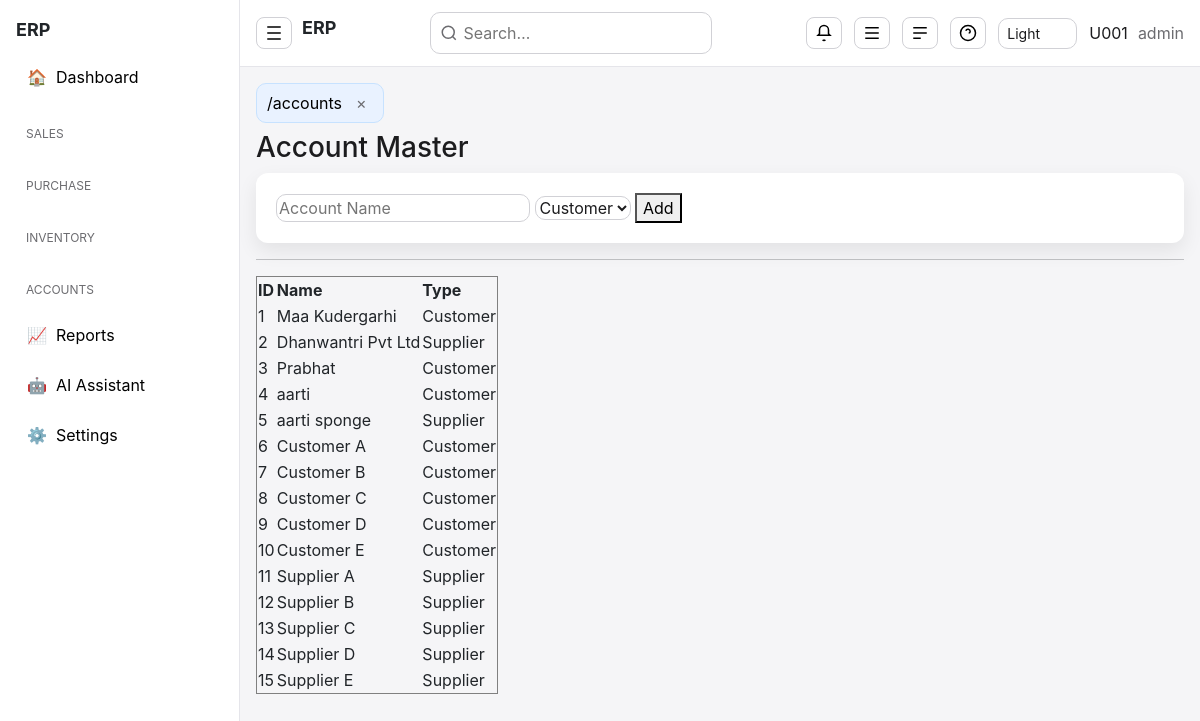
Screenshot of /accounts (signed in) with the database file from the repository.
### tables this page shows
CREATE TABLE acc_mast(
 acc_id INTEGER PRIMARY KEY AUTOINCREMENT,
 acc_name TEXT,
 acc_type TEXT
, mobile TEXT, pan TEXT, gstin TEXT, address TEXT, city TEXT, state TEXT);

### app.py (the view, shortened to what this page needs)
@app.route("/accounts", methods=["GET","POST"])
def accounts():
    if "user" not in session:
        return redirect("/")
    con = db()
    rows = con.execute("SELECT * FROM acc_mast").fetchall()
    return render_template("accounts.html", rows=rows)

### app.py (called while the page is built)
def db():
    con = getattr(g, "_db", None)
    if con is None:
        con = sqlite3.connect(DB)
        con.row_factory = sqlite3.Row
        g._db = con
    return con

### templates/accounts.html (shortened to what this page needs)
{% extends "base.html" %}
{% block content %}
<h3>Account Master</h3>
<form method="post">
<input name="name" placeholder="Account Name" required>
<select name="type">
<option>Customer</option>
</select>
<button>Add</button>
</form>
<hr>
<table border="1">
<tr>
<th>ID</th>
<th>Name</th>
<th>Type</th>
</tr>
{% for r in rows %}
<tr>
<td>{{r[0]}}</td>
<td>{{r[1]}}</td>
<td>{{r[2]}}</td>
</tr>
{% endfor %}
</table>
{% endblock %}

### static/css/style.css (style rules this page uses)
body { background:#f5f5f7; font-family: -apple-system,BlinkMacSystemFont, "Segoe UI",Roboto,Ubuntu; }
* { box-sizing:border-box }
body { --center-scale:1 }
input, select { background:#ffffff !important; color:#1c1c1e !important; border-radius:10px !important; border:1px solid #d1d1d6 !important; }
h1,h2,h3 { color:#1c1c1e }
form { background:#ffffff; padding:20px; border-radius:12px; box-shadow:0 8px 20px rgba(0,0,0,0.08); }
table,.table { border-collapse:collapse !important }

### rows the page displays
acc_mast: acc_id "1", acc_name "Maa Kudergarhi", acc_type "Customer"
acc_mast: acc_id "2", acc_name "Dhanwantri Pvt Ltd", acc_type "Supplier"
acc_mast: acc_id "3", acc_name "Prabhat", acc_type "Customer"
acc_mast: acc_id "4", acc_name "aarti", acc_type "Customer"
acc_mast: acc_id "5", acc_name "aarti sponge", acc_type "Supplier"
acc_mast: acc_id "6", acc_name "Customer A", acc_type "Customer"
acc_mast: acc_id "7", acc_name "Customer B", acc_type "Customer"
acc_mast: acc_id "8", acc_name "Customer C", acc_type "Customer"
acc_mast: acc_id "9", acc_name "Customer D", acc_type "Customer"
acc_mast: acc_id "10", acc_name "Customer E", acc_type "Customer"
acc_mast: acc_id "11", acc_name "Supplier A", acc_type "Supplier"
acc_mast: acc_id "12", acc_name "Supplier B", acc_type "Supplier"
acc_mast: acc_id "13", acc_name "Supplier C", acc_type "Supplier"
acc_mast: acc_id "14", acc_name "Supplier D", acc_type "Supplier"
acc_mast: acc_id "15", acc_name "Supplier E", acc_type "Supplier"

### other values shown
{{ session.user or '' }} "U001"
{{ session.role or '' }} "admin"
